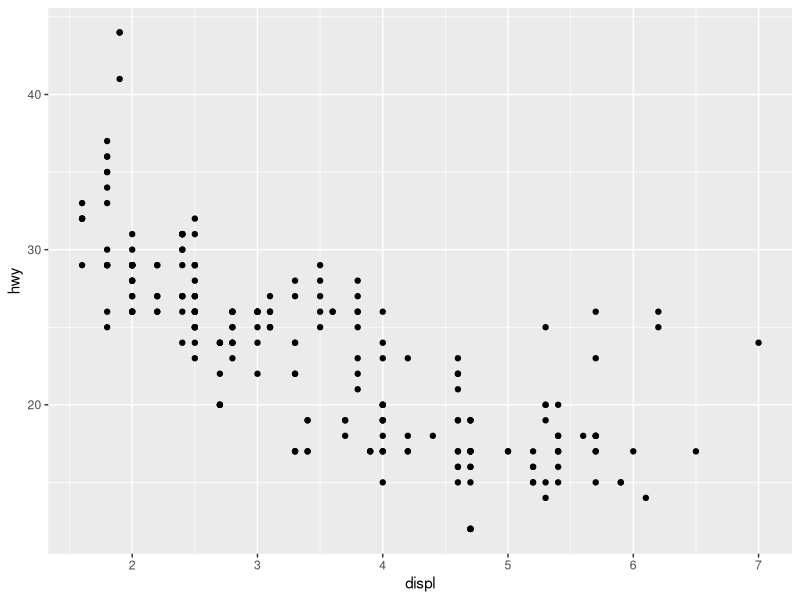
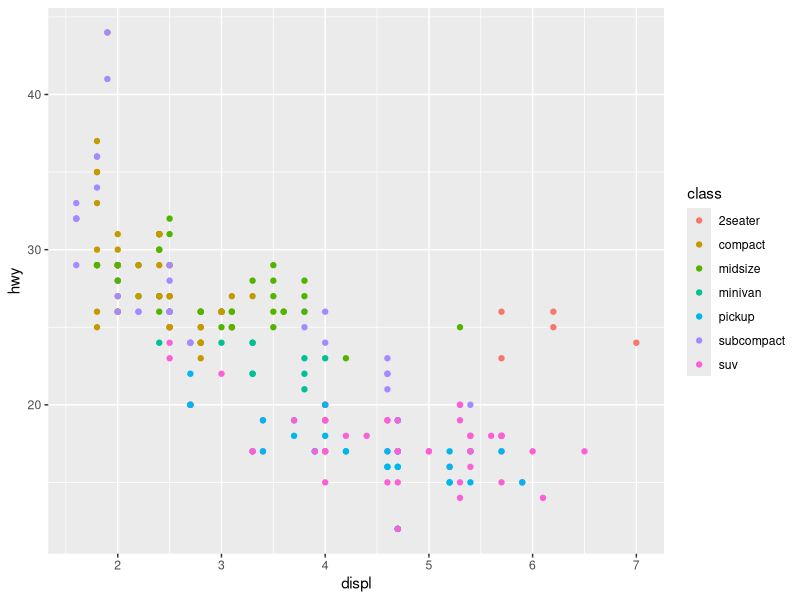
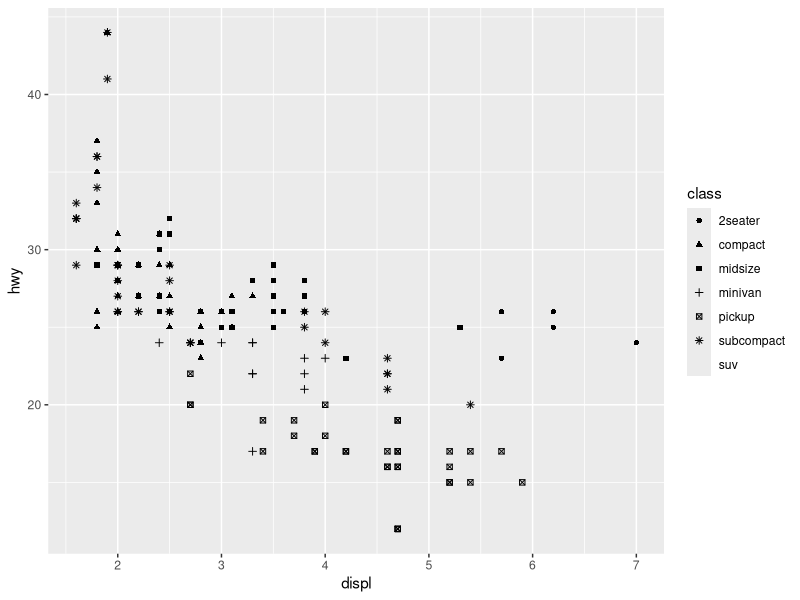
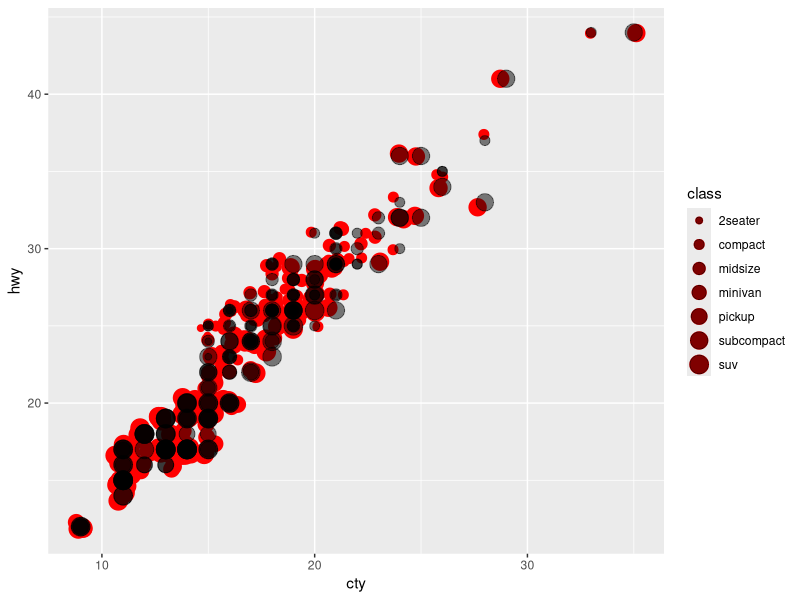
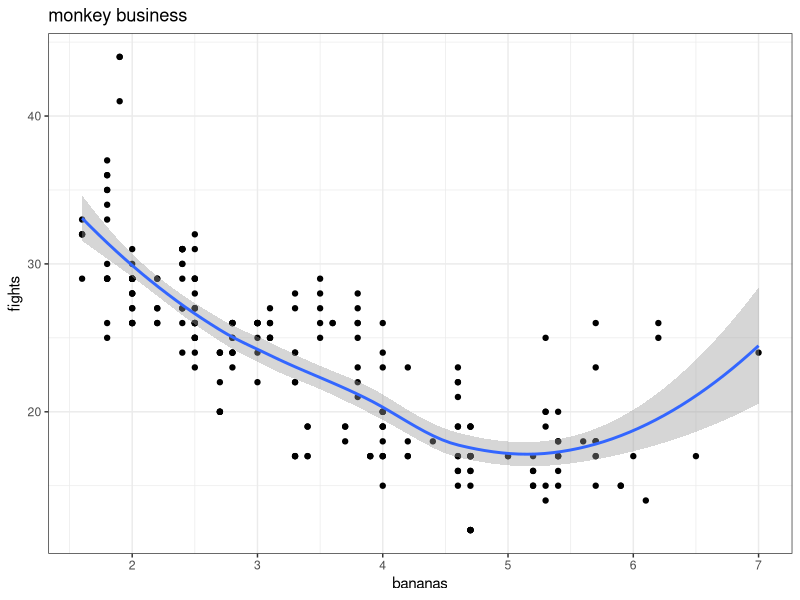

Recreate these plots in R, in order.
## ---- chunk 1
knitr::opts_chunk$set(echo = TRUE)
library(tidyverse)
## ---- chunk 2
summary(cars)
## ---- chunk 3


g <- ggplot(data =mpg, aes(x=displ, y= hwy))
g + geom_point()
## ---- chunk 4


f <- ggplot(data =mpg, aes(x=displ, y= hwy))
f + geom_point(aes(color = class))
## ---- chunk 5


h <- ggplot(data =mpg, aes(x=displ, y= hwy))
h + geom_point(aes(shape = class))
## ---- chunk 6
ggplot(data =mpg, aes(x=cty, y= hwy, size = class)) +
  geom_jitter(color= "red") +
  geom_point(alpha = 0.5)
  

## ---- chunk 7
ggplot(data = ,mpg, aes(x = displ, y = hwy)) +
  geom_point() +
  geom_smooth() +
  labs(title = "monkey business", x = "bananas", y = "fights") +
  theme_bw()
